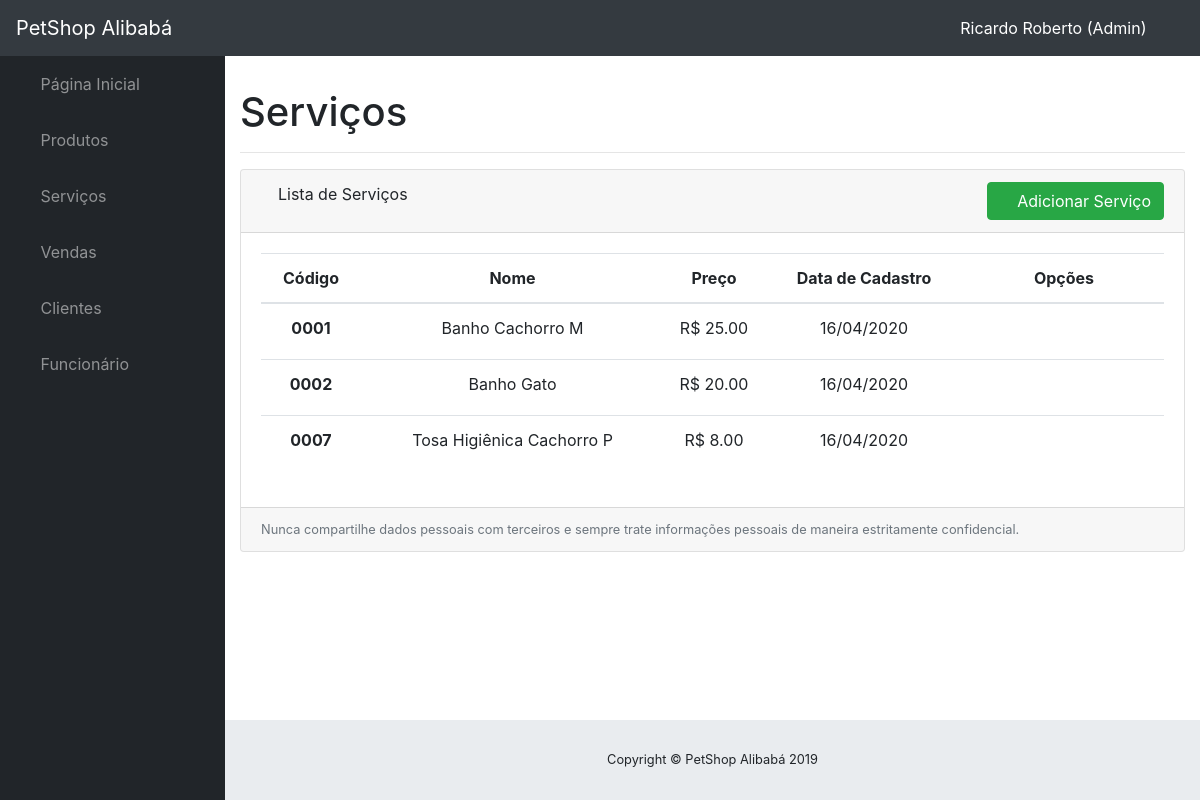
Screenshot of /produtos_servicos/listar_servicos/ (signed in) with the database file from the repository.
### funcionarios/models.py (models this page shows, shortened)
class User(AbstractBaseUser, PermissionsMixin):
    username = models.CharField('Nome de usuário', max_length=30, null=True, blank=True)
    email = models.EmailField('E-mail', unique=True, blank=False)
    name = models.CharField('Nome completo', max_length=100, blank=False, validators=[validators.RegexValidator(re.compile('^[a-zA-Z ]+$'),
            'Nome completo só pode conter letras', 'invalid')])
    is_active = models.BooleanField('Está ativo?', blank=True, default=True)
    is_staff = models.BooleanField('É da equipe?', blank=True, default=False)
    password1 = models.CharField('', max_length=30)
    password2 = models.CharField('Confirmação de Senha', max_length=30)
    creation_date = models.DateTimeField(auto_now_add=True)
    objects = UserManager()
    USERNAME_FIELD = 'email'  # field de login
    REQUIRED_FIELDS = ['username']  # criacao de super user
    class Meta:
        verbose_name = 'Funcionário'
        verbose_name_plural = 'Funcionários'
        ordering = ['name']

### itens/models.py (models this page shows, shortened)
class Item(models.Model):
    name = models.CharField('Nome do item', max_length=100, unique=True)
    code = models.CharField('Codigo', max_length=8, unique=True, null=False)
    created_at = models.DateField('Cadastrado em', auto_now_add=True)
    quantity = models.IntegerField('Quantidade', blank=True, default=0)
    description = models.TextField('Descriçao do item', blank=True)
    price_of_sale = models.DecimalField('Preço de venda', validators=[MinValueValidator(0)], max_digits=8, decimal_places=2, blank=False, default=0, null=False)
    price_of_buy = models.DecimalField('Preço de compra', validators=[MinValueValidator(0)], max_digits=8, decimal_places=2, blank=True, default=0, null=False)
    expiration_date = models.DateField('Data de validade', blank=True, null=True)
    category = models.CharField('Categoria', max_length=8, blank=False, null=False, choices=(('S', 'Serviço'), ('P', 'Produto')))
    objects = ItemManager()
    class Meta:
        verbose_name = 'Item'
        verbose_name_plural = 'Itens'
        ordering = ['name']

### itens/views.py (the view)
# urls.py: path('listar_servicos/', views.servico_list, name='servico_list'),
@login_required(login_url='/')
def servico_list(request):
    servicos = Item.objects.filter(category='S')
    template_name = 'servicos/servico_list.html'
    storaged = messages.get_messages(request)
    return render(request, template_name, {'servicos': servicos, 'messsages': storaged})

### itens/templates/servicos/servico_list.html (shortened to what this page needs)
{% extends 'base.html' %}
{% block content %}
    <div id="content-wrapper">
        <div class="container-fluid">
        <h1>Serviços</h1>
        <hr>
        <div class="card mb-3">
          <div class="card-header">
            <i class="fas fa-table"></i>
            Lista de Serviços
            <div class="float-right float-sm-right float-md-right float-lg-right float-xl-right">
              <a href="{% url 'servico_create' %}" class="btn btn-success btn-icon-split ">
                <span class="icon text-white-50">
                  <i class="fas fa-plus"></i>
                </span>
                <span class="text">Adicionar Serviço</span>
              </a>
            </div>
          </div>
          <div class="card-body">
            <div class="table-responsive">
              <table class="table table-hover" id="dataTable" width="100%" cellspacing="0">
                <thead>
                  <tr>
                    <th width="100"><center>Código</center></th>
                    <th><center>Nome</center></th>
                    <th width="100"><center>Preço</center></th>
                    <th width="200"><center>Data de Cadastro</center></th>
                    <th><center>Opções</center></th>
                  </tr>
                </thead>
                <tbody>
                {% for servico in servicos %}
                  <tr>
                    <th width="100"><center>{{ servico.code }}</center></th>
                    <td><center>{{ servico.name }}</center></td>
                    <td width="100"><center>R$ {{ servico.price_of_sale }}</center></td>
                    <td width="200"><center>{{ servico.created_at | date:"d/m/Y" }}</center></td>
                    <td width="200">
                        <center><a title="editar" href="{% url 'servico_update' servico.pk %}" class="btn btn-circle btn-sm"><i class="fas fa-edit"></i></a>
                        <a title="excluir" class="btn btn-sm ml-2"><i class="fas fa-trash" data-toggle="modal" data-target="#excluirServiço{{servico.id}}"></i></a>
                        </center>
                    </td>
                  </tr>
                {% endfor %}
                </tbody>
              </table>
            </div>
          </div>
          <div class="card-footer small text-muted">Nunca compartilhe dados pessoais com terceiros e sempre trate informações pessoais de maneira estritamente confidencial.</div>
        </div>
        </div>
    </div>
{% endblock %}

### core/templates/base.html (shortened to what this page needs)
<!DOCTYPE html>
{% load static %}
<html>
<head>
    <link href="{% static 'css/estilo.css' %}" rel="stylesheet" type="text/css"/>
    <link rel="stylesheet" href="https://stackpath.bootstrapcdn.com/bootstrap/4.1.3/css/bootstrap.min.css">
    <link href="{% static 'vendor/datatables/dataTables.bootstrap4.css' %}" rel="stylesheet">
    <link href="{% static 'vendor/fontawesome-free/css/all.min.css' %}" rel="stylesheet" type="text/css">
    <link href="{% static 'css/sb-admin.css' %}" rel="stylesheet">
</head>
<body id="page-top">
    <nav class="navbar navbar-expand navbar-dark bg-dark static-top">
        <a class="navbar-brand mr-1" href="{% url 'home' %}">PetShop Alibabá</a>
        <button class="btn btn-link btn-sm text-white order-1 order-sm-0" id="sidebarToggle" href="#">
          <i class="fas fa-bars"></i>
        </button>
        <ul class="navbar-nav ml-auto ml-md-0">
          <li class="nav-item dropdown no-arrow">
            <a class="nav-link dropdown-toggle" href="#" id="userDropdown" role="button" data-toggle="dropdown" aria-haspopup="true" aria-expanded="false">
              <span style="color: white; padding-right: 5px">{{ request.user.name }} {% if request.user.is_staff %} (Admin) {% endif %}</span><i class="fas fa-user-circle fa-fw"></i>
            </a>
          </li>
        </ul>
      </nav>
      <div id="wrapper">
        <ul class="sidebar navbar-nav">
                <li class="nav-item">
                <a class="nav-link" href="{% url 'home' %}">
                  <i class="fas fa-fw fa-home"></i>
                  <span>Página Inicial</span>
                </a>
                </li>
                <li class="nav-item dropdown">
                <a class="nav-link dropdown-toggle" href="#" id="produtoBar" role="button" data-toggle="dropdown" aria-haspopup="true" aria-expanded="false">
                  <i class="fas fa-fw fa-bone"></i>
                  <span>Produtos</span>
                </a>
                </li>
                <li class="nav-item dropdown">
                <a class="nav-link dropdown-toggle" href="#" id="serviçoBar" role="button" data-toggle="dropdown" aria-haspopup="true" aria-expanded="false">
                  <i class="fas fa-fw fa-shower"></i>
                  <span>Serviços</span>
                </a>
              </li>
              <li class="nav-item dropdown">
                <a class="nav-link dropdown-toggle" href="#" id="vendasBar" role="button" data-toggle="dropdown" aria-haspopup="true" aria-expanded="false">
                  <i class="fas fa-fw fa-money-check-alt"></i>
                  <span>Vendas</span>
                </a>
              </li>
              <li class="nav-item dropdown">
                <a class="nav-link dropdown-toggle" href="#" id="clienteBar" role="button" data-toggle="dropdown" aria-haspopup="true" aria-expanded="false">
                  <i class="fas fa-fw fa-user"></i>
                  <span>Clientes</span>
                </a>
              </li>
                {% if request.user.is_staff %}
                    <li class="nav-item dropdown">
                      <a class="nav-link dropdown-toggle" href="#" id="funcionarioBar" role="button" data-toggle="dropdown" aria-haspopup="true" aria-expanded="false">
                        <i class="fas fa-fw fa-address-card"></i>
                        <span>Funcionário</span>
                      </a>
                    </li>
                {% endif %}
            </ul>
            <div id="content-wrapper">
                {% block content %} {% endblock %}
                <footer class="sticky-footer">
                <div class="container my-auto">
                    <div class="copyright text-center my-auto">
                    <span>Copyright © PetShop Alibabá 2019</span>
                    </div>
                </div>
                </footer>
            </div>
            </div>
</body>
</html>

### core/static/css/estilo.css (style rules this page uses)
* { padding: 0; margin: 0; }

### rows the page displays
User: user.name "Ricardo Roberto"
Item: code "0001", name "Banho Cachorro M", price_of_sale "25.00", created_at "16/04/2020"
Item: code "0002", name "Banho Gato", price_of_sale "20.00", created_at "16/04/2020"
Item: code "0007", name "Tosa Higiênica Cachorro P", price_of_sale "8.00", created_at "16/04/2020"
